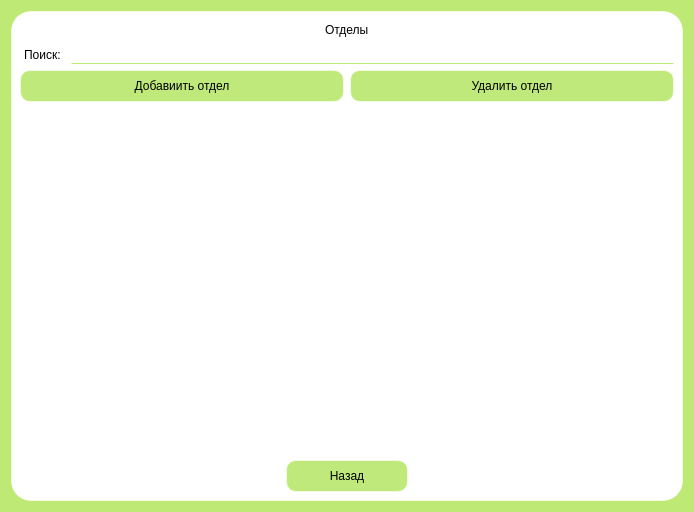
<?xml version="1.0" encoding="UTF-8"?>
<ui version="4.0">
 <class>ListUnitAdministrator</class>
 <widget class="QWidget" name="ListUnitAdministrator">
  <property name="geometry">
   <rect>
    <x>0</x>
    <y>0</y>
    <width>694</width>
    <height>512</height>
   </rect>
  </property>
  <property name="cursor">
   <cursorShape>ArrowCursor</cursorShape>
  </property>
  <property name="windowTitle">
   <string>Dialog</string>
  </property>
  <property name="styleSheet">
   <string notr="true">background-color: rgb(190, 233, 116);</string>
  </property>
  <layout class="QGridLayout" name="gridLayout">
   <item row="0" column="0">
    <widget class="QWidget" name="widget" native="true">
     <property name="styleSheet">
      <string notr="true">background-color: rgb(255, 255, 255);
border: 1px solid rgba(255, 255, 255, 140);
border-radius: 20px;</string>
     </property>
     <layout class="QVBoxLayout" name="verticalLayout">
      <item>
       <layout class="QHBoxLayout" name="horizontalLayout_3">
        <item>
         <spacer name="horizontalSpacer">
          <property name="orientation">
           <enum>Qt::Horizontal</enum>
          </property>
          <property name="sizeHint" stdset="0">
           <size>
            <width>40</width>
            <height>20</height>
           </size>
          </property>
         </spacer>
        </item>
        <item>
         <widget class="QLabel" name="label">
          <property name="text">
           <string>Отделы</string>
          </property>
         </widget>
        </item>
        <item>
         <spacer name="horizontalSpacer_2">
          <property name="orientation">
           <enum>Qt::Horizontal</enum>
          </property>
          <property name="sizeHint" stdset="0">
           <size>
            <width>40</width>
            <height>20</height>
           </size>
          </property>
         </spacer>
        </item>
       </layout>
      </item>
      <item>
       <layout class="QHBoxLayout" name="horizontalLayout">
        <item>
         <widget class="QLabel" name="label_2">
          <property name="text">
           <string>Поиск:</string>
          </property>
         </widget>
        </item>
        <item>
         <widget class="QLineEdit" name="Search">
          <property name="styleSheet">
           <string notr="true">border-bottom-color: rgb(190, 233, 116);</string>
          </property>
         </widget>
        </item>
       </layout>
      </item>
      <item>
       <layout class="QHBoxLayout" name="horizontalLayout_2">
        <item>
         <widget class="QPushButton" name="add_unit_admin">
          <property name="styleSheet">
           <string notr="true">QPushButton {
color: black;
background-color: rgb(191, 233, 123);
border-radius: 10px;
width: 120px;
height: 30px;
} 
QPushButton:hover{
background-color: rgba(191, 233,140);
}

QPushButton:pressed{
background-color: rgba(191, 233,180);
}</string>
          </property>
          <property name="text">
           <string>Добавиить отдел</string>
          </property>
         </widget>
        </item>
        <item>
         <widget class="QPushButton" name="del_unit_admin">
          <property name="styleSheet">
           <string notr="true">QPushButton {
color: black;
background-color: rgb(191, 233, 123);
border-radius: 10px;
width: 120px;
height: 30px;
} 
QPushButton:hover{
background-color: rgba(191, 233,140);
}

QPushButton:pressed{
background-color: rgba(191, 233,180);
}</string>
          </property>
          <property name="text">
           <string>Удалить отдел</string>
          </property>
         </widget>
        </item>
       </layout>
      </item>
      <item>
       <widget class="QTableView" name="tableView">
        <property name="styleSheet">
         <string notr="true"/>
        </property>
       </widget>
      </item>
      <item>
       <layout class="QHBoxLayout" name="horizontalLayout_4">
        <item>
         <spacer name="horizontalSpacer_3">
          <property name="orientation">
           <enum>Qt::Horizontal</enum>
          </property>
          <property name="sizeHint" stdset="0">
           <size>
            <width>40</width>
            <height>20</height>
           </size>
          </property>
         </spacer>
        </item>
        <item>
         <widget class="QPushButton" name="return_adm">
          <property name="cursor">
           <cursorShape>ArrowCursor</cursorShape>
          </property>
          <property name="styleSheet">
           <string notr="true">QPushButton {
color: black;
background-color: rgb(191, 233, 123);
border-radius: 10px;
width: 120px;
height: 30px;
} 
QPushButton:hover{
background-color: rgba(191, 233,140);
}

QPushButton:pressed{
background-color: rgba(191, 233,180);
}</string>
          </property>
          <property name="text">
           <string>Назад</string>
          </property>
         </widget>
        </item>
        <item>
         <spacer name="horizontalSpacer_4">
          <property name="orientation">
           <enum>Qt::Horizontal</enum>
          </property>
          <property name="sizeHint" stdset="0">
           <size>
            <width>40</width>
            <height>20</height>
           </size>
          </property>
         </spacer>
        </item>
       </layout>
      </item>
     </layout>
    </widget>
   </item>
  </layout>
 </widget>
 <resources/>
 <connections/>
</ui>
